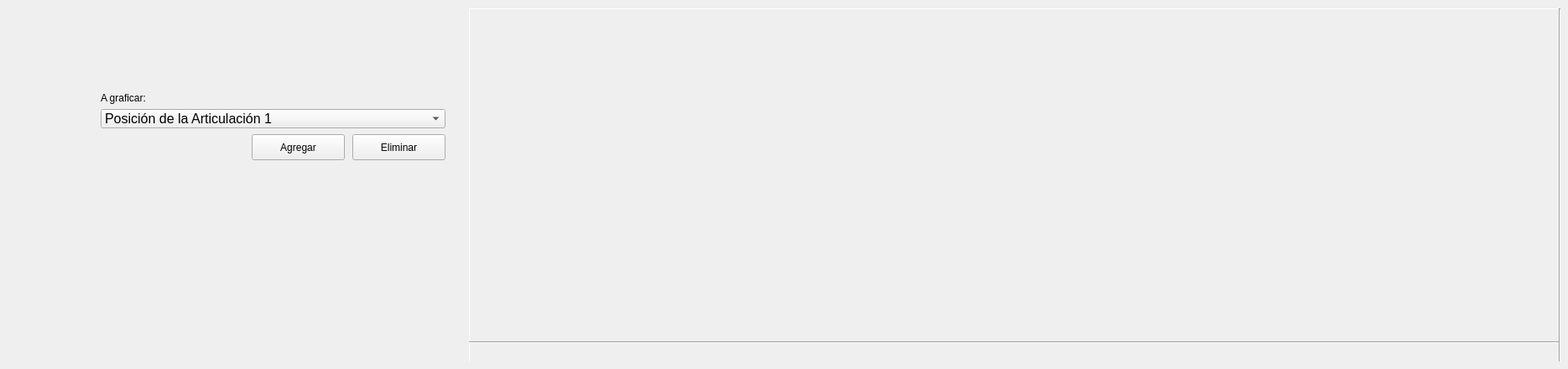
      <widget class="QWidget" name="GraficasDespues">
       <widget class="QPushButton" name="AgregarGraficaPB">
        <property name="geometry">
         <rect>
          <x>300</x>
          <y>160</y>
          <width>111</width>
          <height>31</height>
         </rect>
        </property>
        <property name="text">
         <string>Agregar</string>
        </property>
       </widget>
       <widget class="QCustomPlot" name="grafica1" native="true">
        <property name="geometry">
         <rect>
          <x>559</x>
          <y>10</y>
          <width>1301</width>
          <height>421</height>
         </rect>
        </property>
        <widget class="Line" name="line_19">
         <property name="geometry">
          <rect>
           <x>-10</x>
           <y>0</y>
           <width>21</width>
           <height>431</height>
          </rect>
         </property>
         <property name="orientation">
          <enum>Qt::Vertical</enum>
         </property>
        </widget>
        <widget class="Line" name="line_14">
         <property name="geometry">
          <rect>
           <x>0</x>
           <y>-10</y>
           <width>1301</width>
           <height>20</height>
          </rect>
         </property>
         <property name="font">
          <font>
           <pointsize>12</pointsize>
          </font>
         </property>
         <property name="orientation">
          <enum>Qt::Horizontal</enum>
         </property>
        </widget>
        <widget class="Line" name="line_20">
         <property name="geometry">
          <rect>
           <x>0</x>
           <y>390</y>
           <width>1301</width>
           <height>16</height>
          </rect>
         </property>
         <property name="orientation">
          <enum>Qt::Horizontal</enum>
         </property>
        </widget>
        <widget class="Line" name="line_21">
         <property name="geometry">
          <rect>
           <x>1290</x>
           <y>0</y>
           <width>21</width>
           <height>431</height>
          </rect>
         </property>
         <property name="orientation">
          <enum>Qt::Vertical</enum>
         </property>
        </widget>
       </widget>
       <widget class="QLabel" name="label_15">
        <property name="geometry">
         <rect>
          <x>120</x>
          <y>106</y>
          <width>131</width>
          <height>21</height>
         </rect>
        </property>
        <property name="text">
         <string>A graficar:</string>
        </property>
       </widget>
       <widget class="QPushButton" name="EliminarGraficaPB">
        <property name="geometry">
         <rect>
          <x>420</x>
          <y>160</y>
          <width>111</width>
          <height>31</height>
         </rect>
        </property>
        <property name="text">
         <string>Eliminar</string>
        </property>
       </widget>
       <widget class="QComboBox" name="ElegirGraficaCB">
        <property name="geometry">
         <rect>
          <x>120</x>
          <y>130</y>
          <width>411</width>
          <height>23</height>
         </rect>
        </property>
        <property name="font">
         <font>
          <family>Arial</family>
          <pointsize>12</pointsize>
         </font>
        </property>
        <property name="cursor">
         <cursorShape>PointingHandCursor</cursorShape>
        </property>
        <item>
         <property name="text">
          <string>Posición de la Articulación 1</string>
         </property>
        </item>
        <item>
         <property name="text">
          <string>Posición de la Articulación 1 y su posición deseada</string>
         </property>
        </item>
        <item>
         <property name="text">
          <string>Posición de la Articulación 2</string>
         </property>
        </item>
        <item>
         <property name="text">
          <string>Posición de la Articulación 2 y su posición deseada</string>
         </property>
        </item>
        <item>
         <property name="text">
          <string>Posición de la Articulación 3</string>
         </property>
        </item>
        <item>
         <property name="text">
          <string>Posición de la Articulación 3 y su posición deseada</string>
         </property>
        </item>
        <item>
         <property name="text">
          <string>Posición de la Articulación 4</string>
         </property>
        </item>
        <item>
         <property name="text">
          <string>Posición de la Articulación 4 y su posición deseada</string>
         </property>
        </item>
        <item>
         <property name="text">
          <string>Posición de la Articulación 5</string>
         </property>
        </item>
        <item>
         <property name="text">
          <string>Posición de la Articulación 5 y su posición deseada</string>
         </property>
        </item>
        <item>
         <property name="text">
          <string>Posición de la Articulación 6</string>
         </property>
        </item>
        <item>
         <property name="text">
          <string>Posición de la Articulación 6 y su posición deseada</string>
         </property>
        </item>
        <item>
         <property name="text">
          <string>Todas las Articulaciones</string>
         </property>
        </item>
        <item>
         <property name="text">
          <string>Todas las Articulaciones y sus posiciones deseadas</string>
         </property>
        </item>
       </widget>
      </widget>
